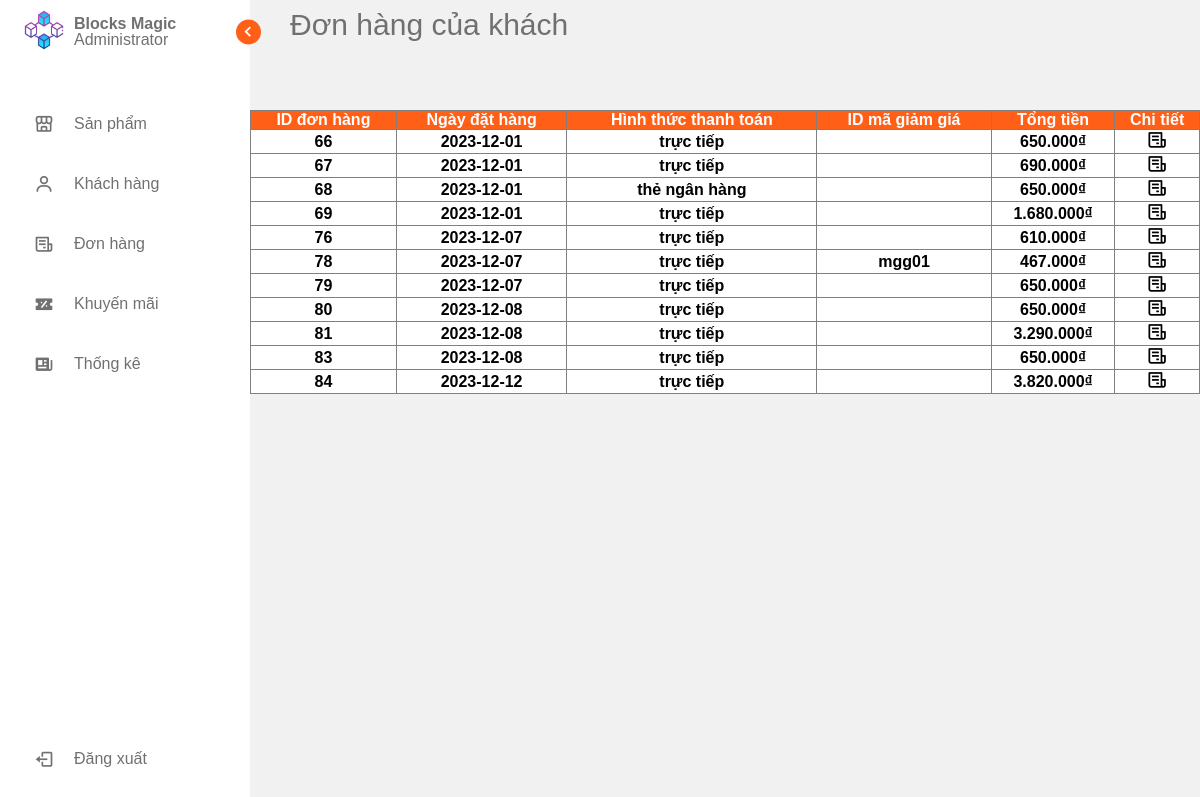
The page /admin_pages1/page/orders/customer_orders_management.php?id=kh1 on the database its author committed.
### tables this page shows
CREATE TABLE `thanhtoan` (
  `thanhtoanid` int(11) NOT NULL,
  `khachhangid` varchar(20) NOT NULL,
  `ngayorder` date NOT NULL DEFAULT current_timestamp(),
  `magiamgiaid` varchar(20) NOT NULL,
  `tongtien` int(20) NOT NULL,
  `hinhthucthanhtoan` varchar(255) NOT NULL,
  `tienhang` int(11) NOT NULL,
  `phiship` int(11) NOT NULL,
  `trangthai` varchar(200) NOT NULL
);

### admin_pages1/menu/customer_order_section.php (the view, shortened to what this page needs)
<section class="home home-hnm" id="customer-order-section">
    <div class="text text-hnm">Đơn hàng của khách</div>
    <div class="customer_order_list_container">
        <table class="customer_order_list" border="1" style="border-collapse:collapse;width:100%">
            <tr>
                <th>ID đơn hàng</th>
                <th>Ngày đặt hàng</th>
                <th>Hình thức thanh toán</th>
                <th>ID mã giảm giá</th>
                <th>Tổng tiền</th>
                <th>Chi tiết</th>
            </tr>
            <?php
                $sql = "SELECT thanhtoanid, ngayorder, hinhthucthanhtoan, magiamgiaid, tongtien FROM thanhtoan WHERE khachhangid = '$_GET[id]'; ";
                $rs = $mysqli->query($sql);
                if($rs->num_rows > 0)
                {
                    while($row = $rs->fetch_row())
                    {
            ?>
            <tr>
                <td id="id_customer_order_list_idorder" name="id_customer_order_list_idorder"><?php echo $row[0] ?></td>
                <td id="id_customer_order_list_orderdate" name="id_customer_order_list_orderdate"><?php echo $row[1] ?></td>
                <td id="id_customer_order_list_purchasetype" name="id_customer_order_list_purchasetype"><?php echo $row[2] ?></td>
                <td id="id_customer_order_list_idpromotion" name="id_customer_order_list_idpromotion"><?php echo $row[3] ?></td>
                <td id="id_customer_order_list_tongtien" name="id_customer_order_list_tongtien"><?php echo number_format($row[4], 0, '', '.')  ?>₫</td>
                <td><a href="./order_detail.php?thanhtoanid=<?php echo $row[0] ?>"><i class='bx bx-receipt'></i></a></td>
            </tr>
            <?php
                }
            }else
            {
            ?>
            <tr>
                <td colspan="6" >Khách hàng chưa có hóa đơn</td>
            </tr>
            <?php
            }
            ?>
        </table>
    </div>
</section>

### admin_pages1/page/dashboard/admin_dashboard.css (style rules this page uses)
* { font-family: Arial, Helvetica, sans-serif; margin: 0; padding: 0; box-sizing: border-box; }
:root { --body-color: #f1f1f1; --sidebar-color: #fff; --primary-color: #ff5f17; --primary-color-light: #f6f5ff; --toggle-color: #ddd; --text-color: #707070; --tran-02: all 0.2s ease; --tran-03: all 0.3s ease; --tran-04: all 0.4s ease; --tran-05: all 0.5s ease; }
body { height: 100vh; background: var(--body-color); transition: var(--tran-05); }
.home-hnm { position: relative; left: 250px; height: 100vh; width: calc(100% - 250px); background: var(--body-color); transition: var(--tran-05); }
.home-hnm .text-hnm { font-size: 30px; font-weight: 500; color: var(--text-color); padding: 8px 40px; caret-color: transparent; }

### admin_pages1/menu/customer_order_section.php (style rules this page uses)
.customer_order_list_container { margin-top: 60px; }
.customer_order_list { text-align: center; }
.customer_order_list tr th { background-color: #ff5f17; color: white; }
.customer_order_list tr td { background-color: white; font-weight: bold; }
.bx-receipt { font-size: 1.3em; color: black; }

### rows shown on the page
thanhtoan: thanhtoanid "66", ngayorder "2023-12-01", hinhthucthanhtoan "trực tiếp", tongtien "650.000"
thanhtoan: thanhtoanid "67", ngayorder "2023-12-01", hinhthucthanhtoan "trực tiếp", tongtien "690.000"
thanhtoan: thanhtoanid "68", ngayorder "2023-12-01", hinhthucthanhtoan "thẻ ngân hàng", tongtien "650.000"
thanhtoan: thanhtoanid "69", ngayorder "2023-12-01", hinhthucthanhtoan "trực tiếp", tongtien "1.680.000"
thanhtoan: thanhtoanid "76", ngayorder "2023-12-07", hinhthucthanhtoan "trực tiếp", tongtien "610.000"
thanhtoan: thanhtoanid "78", ngayorder "2023-12-07", hinhthucthanhtoan "trực tiếp", magiamgiaid "mgg01", tongtien "467.000"
thanhtoan: thanhtoanid "79", ngayorder "2023-12-07", hinhthucthanhtoan "trực tiếp", tongtien "650.000"
thanhtoan: thanhtoanid "80", ngayorder "2023-12-08", hinhthucthanhtoan "trực tiếp", tongtien "650.000"
thanhtoan: thanhtoanid "81", ngayorder "2023-12-08", hinhthucthanhtoan "trực tiếp", tongtien "3.290.000"
thanhtoan: thanhtoanid "83", ngayorder "2023-12-08", hinhthucthanhtoan "trực tiếp", tongtien "650.000"
thanhtoan: thanhtoanid "84", ngayorder "2023-12-12", hinhthucthanhtoan "trực tiếp", tongtien "3.820.000"
